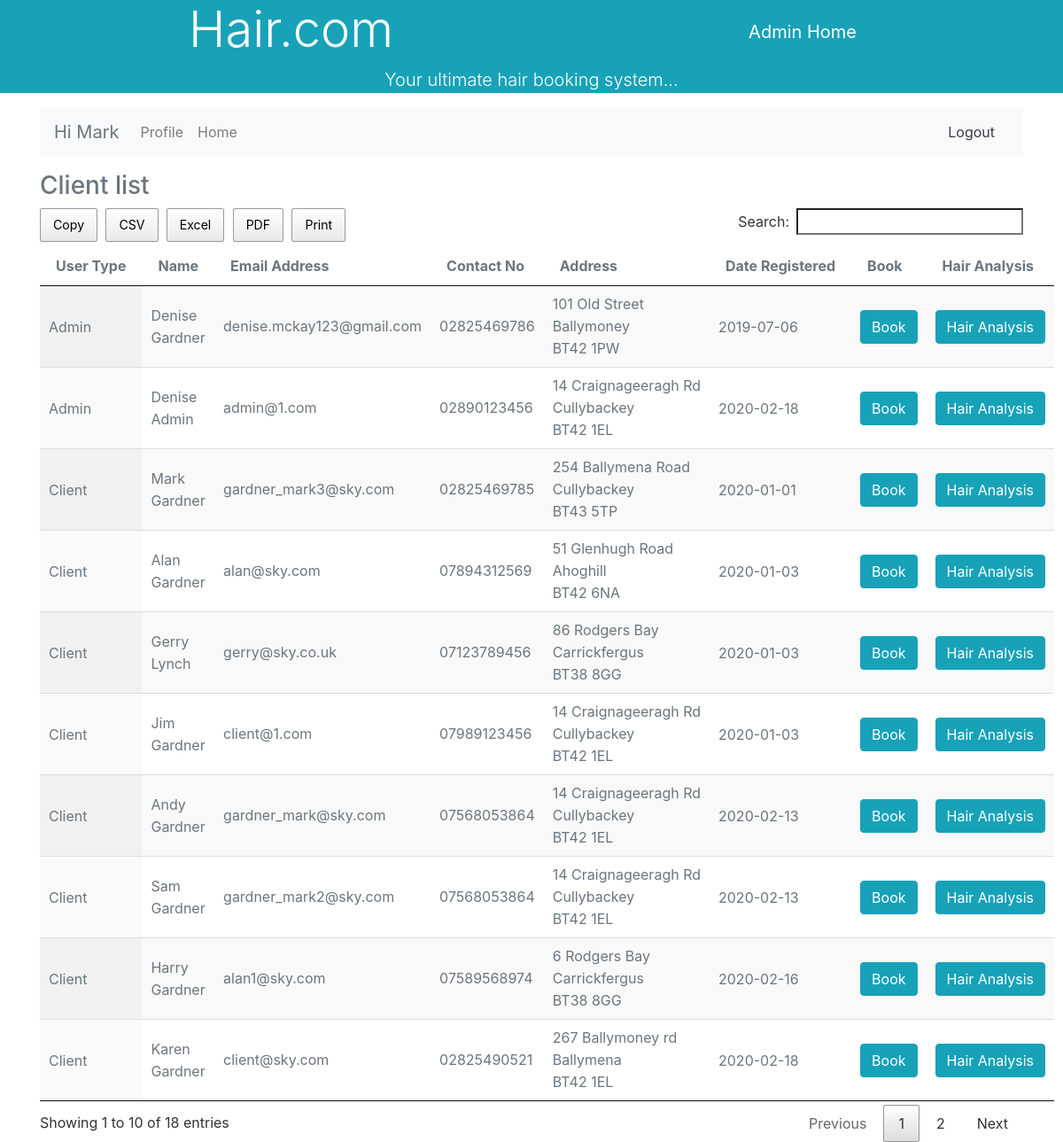
Page /customers.php (signed in) on the committed database.
### tables this page shows
CREATE TABLE `tblusers` (
  `UserID` int(11) NOT NULL,
  `Firstname` varchar(50) NOT NULL,
  `Surname` varchar(50) NOT NULL,
  `Username` varchar(50) NOT NULL,
  `Password` char(255) NOT NULL,
  `phonenumber` varchar(11) DEFAULT NULL,
  `address1` varchar(50) DEFAULT '''NULL''',
  `address2` varchar(50) DEFAULT '''NULL''',
  `postcode` varchar(8) DEFAULT '''NULL''',
  `DateRegistered` datetime NOT NULL DEFAULT current_timestamp(),
  `UserType` int(1) NOT NULL,
  `hairAnalysis` tinyint(1) NOT NULL
);

### customers.php (the view, shortened to what this page needs)
<?php
include 'myFunctions.php';
?>
<!doctype html>
<html lang="en">
<head>
    <link rel="stylesheet" type="text/css" href="css/jquery.dataTables.min.css"/>
    <link rel="stylesheet" type="text/css" href="css/buttons.dataTables.min.css"/>
    <link href="bootstrap-4.0.0-dist\css\bootstrap.min.css" rel="stylesheet"/>
    <link href="css/my.css" rel="stylesheet"/>
</head>
<body>
<div class="float-right sticky-top"
     style="padding:1% 18%"><?php Button('Admin Home', 'hair.com_stylistAdmin_home.php') ?></div>
<div class="container text-muted">
    <?php
    $query = "SELECT * FROM tblusers";
    $result = $db->query($query);
    if ($result->num_rows > 0) {
    ?>
    <h3>Client list</h3>
    <table id="custTbl" class="display nowrap">
        <thead>
        <tr>
            <th scope="col">User Type</th>
            <th scope="col">Name</th>
            <th scope="col">Email Address</th>
            <th scope="col">Contact No</th>
            <th scope="col">Address</th>
            <th scope="col">Date Registered</th>
            <th scope="col">Book</th>
            <th scope="col">Hair Analysis</th>
        </tr>
        </thead>
        <?php
        while ($row = mysqli_fetch_array($result)) {
            $id = $row['UserID'];
            $Firstname = $row['Firstname'];
            $surname = $row['Surname'];
            $username = $row['Username'];
            $phonenumber = $row['phonenumber'];
            $address1 = $row['address1'];
            $address2 = $row['address2'];
            $postcode = $row['postcode'];
            ?>
            <tr >
                <td>  <?php
                    if ($row['UserType'] == 1)
                        echo "Client";
                    elseif ($row['UserType'] == 2)
                        echo "Stylist";
                elseif ($row['UserType'] == 3)
                echo "Admin";
                ?> </td>
                <td> <div contentEditable='true' class='edit' id='Firstname_<?php echo $id; ?>'>
                        <?php echo $Firstname; ?>
                    </div> <div contentEditable='true' class='edit' id='Surname_<?php echo $id; ?>'>
                        <?php echo $surname; ?>
                    </div></td>
                <td> <div contentEditable='true' class='edit' id='username_<?php echo $id; ?>'>
                        <?php echo $username; ?>
                    </div></td>
                <td> <div contentEditable='true' class='edit' id='phonenumber_<?php echo $id; ?>'>
                        <?php echo $phonenumber; ?>
                    </div></td>
                <td> <div contentEditable='true' class='edit' id='address1_<?php echo $id; ?>'>
                        <?php echo $address1; ?>
                    </div> <div contentEditable='true' class='edit' id='Address2_<?php echo $id; ?>'>
                        <?php echo $address2; ?>
                    </div><div contentEditable='true' class='edit' id='postcode_<?php echo $id; ?>'>
                        <?php echo $postcode; ?>
                    </div></td>
                <td> <?php echo strtok($row['DateRegistered'], " ") ?></td>
                <td>
                    <button type="button" class="btn btn-info" onclick="location.href='appBookForm.php?custID=<?php echo $id  ?>';">Book</button>
                </td>
                <td>
                    <button type="button" class="btn btn-info" onclick="location.href='hairAnalysis.php?val=<?php echo $id  ?>';">Hair Analysis</button>
                </td>
            </tr>
            <?php
        }
        }
        ?>
    </table>
</div>
</body>
</html>

### css/my.css (style rules this page uses)
.edit { width: 100%; height: 25px; }

### rows in the picture
tblusers: UserType "Admin", Firstname "Denise", Surname "Gardner", Username "denise.mckay123@gmail.com", phonenumber "02825469786", address1 "101 Old Street", address2 "Ballymoney", postcode "BT42 1PW", DateRegistered "2019-07-06"
tblusers: UserType "Client", Firstname "Mark", Surname "Gardner", Username "gardner_mark3@sky.com", phonenumber "02825469785", address1 "254 Ballymena Road", address2 "Cullybackey", postcode "BT43 5TP", DateRegistered "2020-01-01"
tblusers: UserType "Client", Firstname "Alan", Surname "Gardner", Username "alan@sky.com", phonenumber "07894312569", address1 "51 Glenhugh Road", address2 "Ahoghill", postcode "BT42 6NA", DateRegistered "2020-01-03"
tblusers: UserType "Client", Firstname "Gerry", Surname "Lynch", Username "gerry@sky.co.uk", phonenumber "07123789456", address1 "86 Rodgers Bay", address2 "Carrickfergus", postcode "BT38 8GG", DateRegistered "2020-01-03"
tblusers: UserType "Client", Firstname "Jim", Surname "Gardner", Username "client@1.com", phonenumber "07989123456", address1 "14 Craignageeragh Rd", address2 "Cullybackey", postcode "BT42 1EL", DateRegistered "2020-01-03"
tblusers: UserType "Client", Firstname "Andy", Surname "Gardner", Username "gardner_mark@sky.com", phonenumber "07568053864", address1 "14 Craignageeragh Rd", address2 "Cullybackey", postcode "BT42 1EL", DateRegistered "2020-02-13"
tblusers: UserType "Client", Firstname "Sam", Surname "Gardner", Username "gardner_mark2@sky.com", phonenumber "07568053864", address1 "14 Craignageeragh Rd", address2 "Cullybackey", postcode "BT42 1EL", DateRegistered "2020-02-13"
tblusers: UserType "Client", Firstname "Harry", Surname "Gardner", Username "alan1@sky.com", phonenumber "07589568974", address1 "6 Rodgers Bay", address2 "Carrickfergus", postcode "BT38 8GG", DateRegistered "2020-02-16"
tblusers: UserType "Client", Firstname "Karen", Surname "Gardner", Username "client@sky.com", phonenumber "02825490521", address1 "267 Ballymoney rd", address2 "Ballymena", postcode "BT42 1EL", DateRegistered "2020-02-18"
tblusers: UserType "Admin", Firstname "Denise", Surname "Admin", Username "admin@1.com", phonenumber "02890123456", address1 "14 Craignageeragh Rd", address2 "Cullybackey", postcode "BT42 1EL", DateRegistered "2020-02-18"

### other values in the picture
$string "Admin Home"
$text "Hair.com"
$text2 "Your ultimate hair booking system..."
$_SESSION['user']['firstname'] "Mark"
